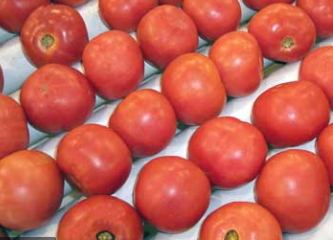
#> input picture images/10.PNG, 333 x 240 px
$ python BT_distanceTransform_demcachua.py
#> lines starting #> are read from the running program, lines starting #| are printed output that depends on the picture; after the words box and inside, x2 and y2 are one past the last pixel; in counts of white or black regions, pixels touching at a corner belong together
import cv2 as cv
from cv2 import GaussianBlur
import numpy as np

# Thêm ảnh
img = cv.imread('images/10.PNG', cv.IMREAD_COLOR)
#> img is the input picture: shape (240, 333, 3); mean B, G, R 80.3, 92.6, 195.7

# Ảnh xám
gray = cv.cvtColor(img,cv.COLOR_BGR2GRAY)
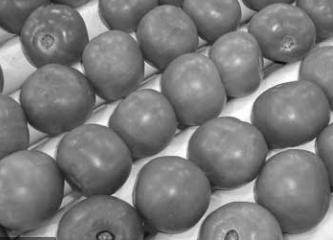
#> gray: shape (240, 333); min 10, max 255, mean 122

# Khử nhiễu
fil_img = GaussianBlur(gray,(3,3),0)

# Nhị phân
b_img = cv.threshold(fil_img,140,255,cv.THRESH_BINARY)[1]
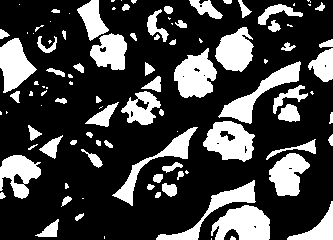
#> b_img: shape (240, 333); 26.6% white; 104 white regions (38 under 20 px), largest, box (x1, y1, x2, y2) and area: (211, 205, 270, 240) 1477, (174, 48, 217, 98) 1407, (203, 121, 255, 162) 1388

cv.imshow('anh mau', img)
cv.imshow('anh xam', gray)
cv.imshow('khu nhieu', fil_img)
cv.imshow('nhi phan', b_img)
cv.waitKey(0)
cv.destroyAllWindows()
